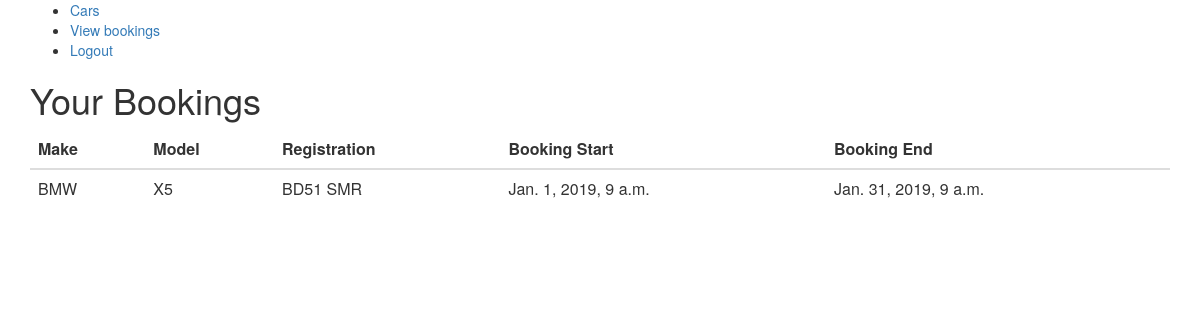
The page /bookings/ (signed in) on the database its author committed.
### core/models.py (models this page shows, shortened)
class Booking(models.Model):
    start_time = models.DateTimeField()
    end_time = models.DateTimeField()
    car = models.ForeignKey(Car, on_delete=models.SET_NULL, null=True, related_name="car_bookings")
    driver = models.ForeignKey(User, on_delete=models.CASCADE, related_name="driver_bookings")

class Car(models.Model):
    reg_number = models.CharField(max_length=15, blank=True, null=True)
    vin = models.CharField(max_length=17, blank=True, null=True)
    make = models.CharField(max_length=50, blank=True, null=True)
    car_model = models.CharField(max_length=100, blank=True, null=True)
    is_available = models.BooleanField(default=True)

### core/views.py (the view)
# urls.py: url(r'^bookings/$', views.UserBookingList.as_view()),
@method_decorator(login_required, name='dispatch')
class UserBookingList(ListView):
    model = Booking
    template_name = "user_booking_list.html"
    def queryset(self):
        return Booking.objects.filter(driver=self.request.user)

### core/templates/user_booking_list.html (shortened to what this page needs)
{% extends 'base.html' %}
{% block content %}
    <h1>Your Bookings</h1>
    <table class="table">
        <thead>
            <tr>
                <th>Make</th>
                <th>Model</th>
                <th>Registration</th>
                <th>Booking Start</th>
                <th>Booking End</th>
            </tr>
        </thead>
        <tbody>
            {% for booking in object_list %}
                <tr>
                    <td>{{booking.car.make}}</td>
                    <td>{{booking.car.car_model}}</td>
                    <td>{{booking.car.reg_number}}</td>
                    <td>{{booking.start_time}}</td>
                    <td>{{booking.end_time}}</td>
                </tr></li>
            {% empty %}
                <tr>
                    <td>You have no bookings yet.</td>
                </tr>
            {% endfor %}
        </tbody>
    </table>
{% endblock %}

### rows shown on the page
Booking: car.make "BMW", car.car_model "X5", car.reg_number "BD51 SMR", start_time "Jan. 1, 2019, 9 a.m.", end_time "Jan. 31, 2019, 9 a.m."
